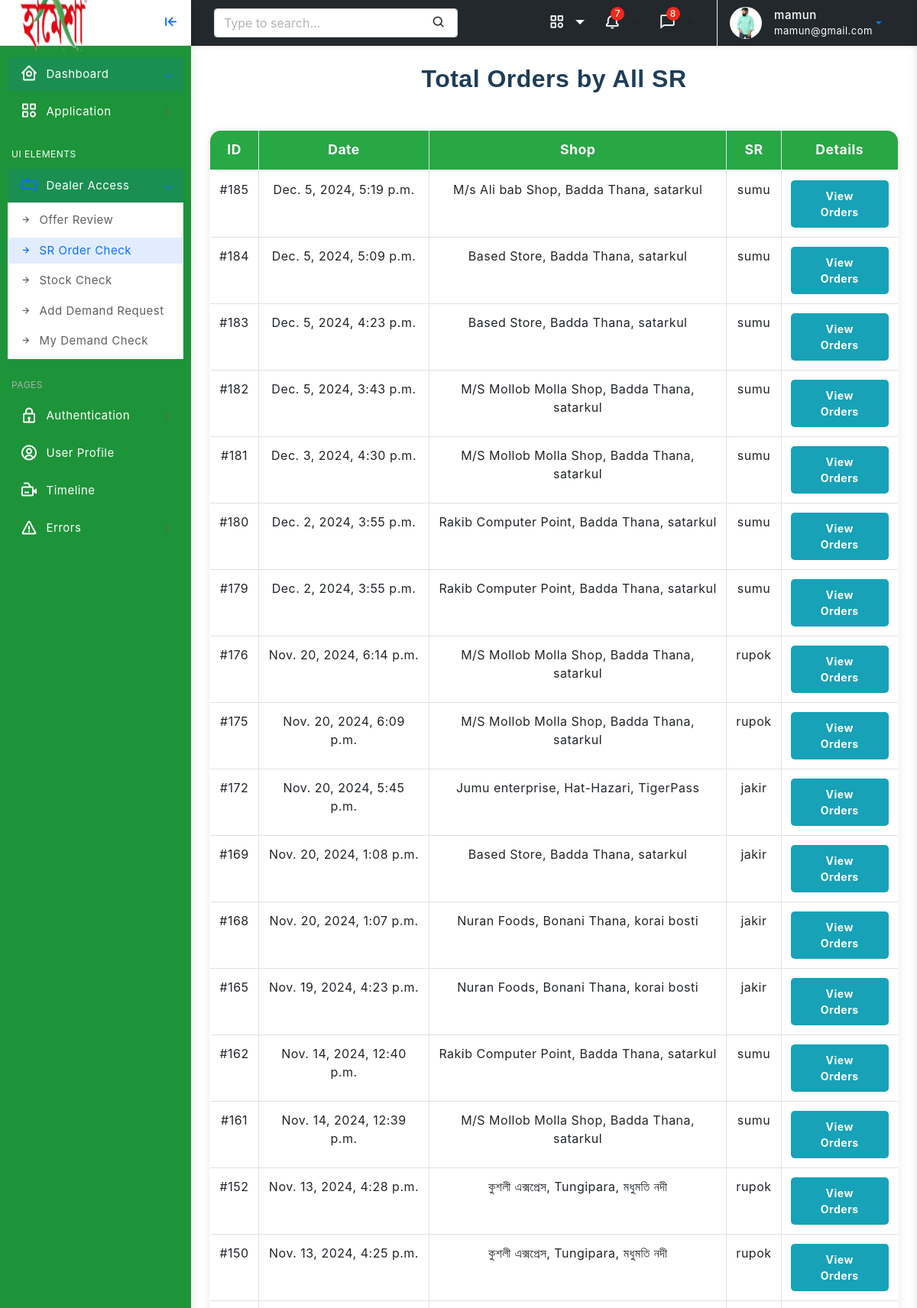
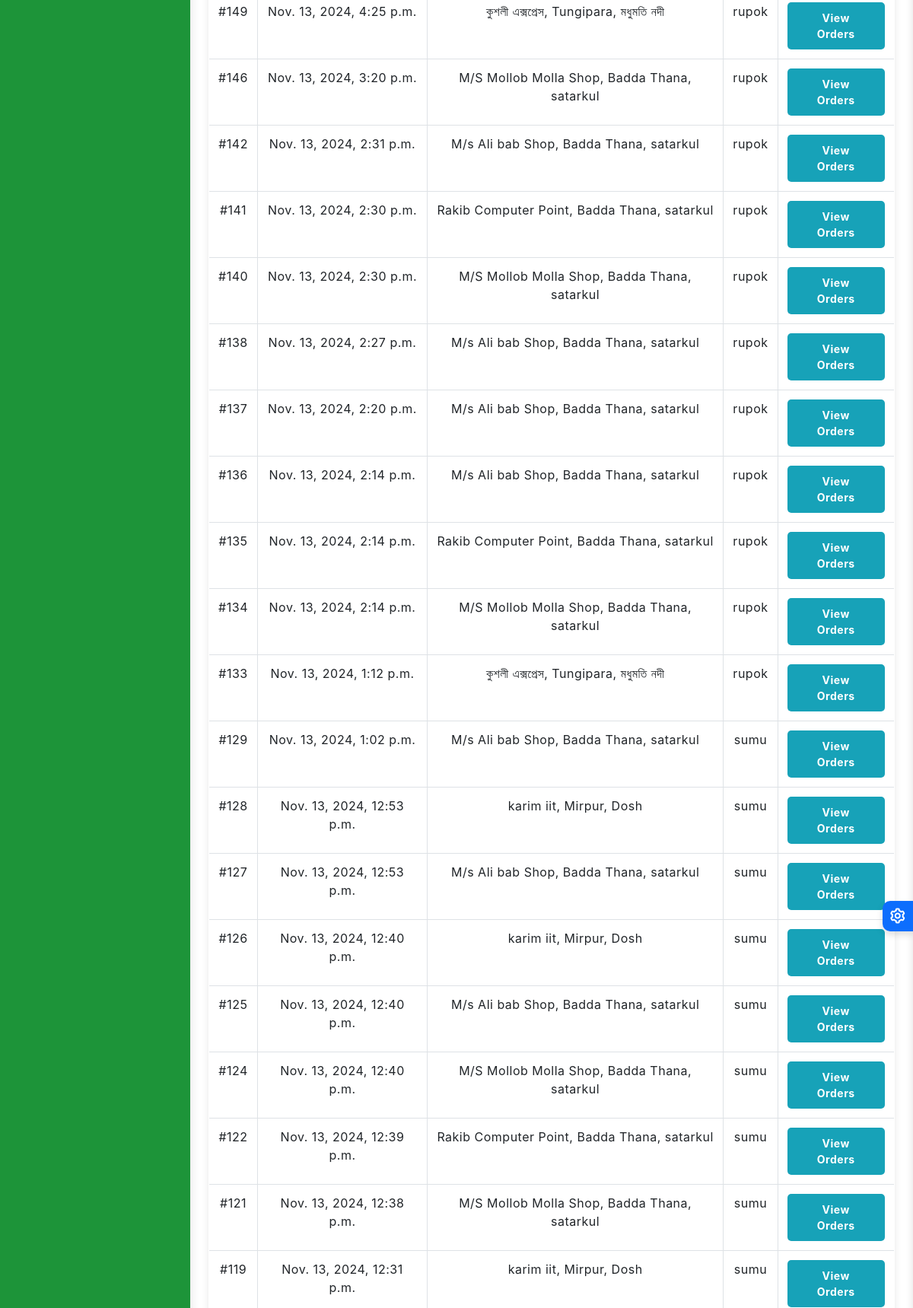
/sr-order/ (signed in, upper part), run on the app's committed database (2 pictures, top to bottom).
### user/models.py (models this page shows, shortened)
class Profile(models.Model):
    customer = models.OneToOneField(User, on_delete=models.CASCADE)
    address = models.CharField(max_length=200)
    phone = models.CharField(max_length=50)
    image = models.ImageField(default='default.png', upload_to='profile_images')
    nid = models.CharField(max_length=20, unique=True, blank=True, null= True)
    title= models.CharField(max_length=40, blank=True, null= True)
    salary = models.DecimalField(max_digits=10, decimal_places=2, blank=True, null= True)
    joining_date = models.DateField(blank=True, null= True)
    HEAD_OFFICE = 'HEAD_OFFICE'
    FACTORY = 'FACTORY'
    OTHERS='OTHERS'
    JOB_LOCATION_CHOICES = [
        (HEAD_OFFICE, 'Head Office'),
        (FACTORY, 'Factory'),
        (OTHERS, 'others'),
    ]
    job_location = models.CharField(max_length=20, choices=JOB_LOCATION_CHOICES, blank=True, null= True)
    zones = models.ManyToManyField(Zone, blank=True, verbose_name="Dealer Zones")
    products = models.ManyToManyField(Product, blank=True, verbose_name="Dealer Products")

### dashboard/models.py (models this page shows, shortened)
class FinalOrder(models.Model):
    customer = models.ForeignKey(User, on_delete=models.CASCADE, verbose_name="Customer", blank= True, null= True)
    shop = models.ForeignKey(Shop, on_delete=models.CASCADE, verbose_name="Shop", blank= True, null= True)
    orders = models.ManyToManyField(Order, verbose_name="Select Orders")
    created_at = models.DateTimeField(auto_now_add=True, verbose_name="Date Created")

class Shop(models.Model):
    shop_name = models.CharField(max_length=200, verbose_name="Shop Name")
    shop_owner = models.CharField(max_length=200, verbose_name="Shop Owner")
    shop_phone = models.CharField(max_length=15, verbose_name="Shop Phone")
    shop_nid = models.CharField(max_length=20, verbose_name="Shop NID")
    shop_email = models.EmailField(max_length=254, verbose_name="Shop Email")
    shop_address = models.TextField(verbose_name="Shop Address")
    zone = models.ForeignKey(Zone, on_delete=models.CASCADE, verbose_name="Shop Zone")

class Zone(models.Model):
    name = models.CharField(max_length=100)
    district = models.CharField(max_length=100)
    thana = models.CharField(max_length=100)
    area = models.CharField(max_length=100)

### dashboard/decorators.py (the view)
        def wrapper(request, *args, **kwargs):
            group = None
            if request.user.groups.exists():
                group = request.user.groups.all()[0].name
            if group in allowed_roles:
                return view_func(request, *args, **kwargs)
            else:
                return HttpResponse('You are not authorized to view this page')

### dashboard/models.py (called while the page is built)
    def discounted_price(self, timestamp):
        active_offer = self.get_active_offer_at(timestamp)  # Get the active offer at the order's creation time
        if active_offer:
            discount = (self.product_tp * active_offer.discount_percentage) / 100
            return self.product_tp - discount
        return self.product_tp

    def discount(self, timestamp):
        active_offer = self.get_active_offer_at(timestamp)  # Get the active offer at the order's creation time
        if active_offer:
            discount = (self.product_tp * active_offer.discount_percentage) / 100
            return discount
        return 0

    def get_active_offer_at(self, timestamp):
        return self.offers.filter(start_date__lte=timestamp, end_date__gte=timestamp).first()

    def net_amount(self):
        if self.name is None:
            return 0
        return self.order_quantity * self.name.product_tp

    def gross_amount(self):
        if self.name is None:
            return 0
        return self.order_quantity * self.name.discounted_price(self.created_at)

    def discount_amount(self):
        if self.name is None:
            return 0
        return self.order_quantity * self.name.discount(self.created_at)

### dashboard/views.py (called while the page is built)
def get_orders_for_dealer_by_product_and_zone(dealer_zones, dealer_products):
    matching_orders = FinalOrder.objects.filter(
        orders__shop__zone__in=dealer_zones ,
        orders__name__in=dealer_products
    ).distinct().order_by('-created_at')
    return matching_orders

### templates/dashboard/dealer_sr_order_view.html (shortened to what this page needs)
{% extends 'partials/base0.html' %}
{% load static %}
{% block content %}
<div class="page-wrapper">
    <div class="page-content">
        <h2 class="text-center mb-5">Total Orders by All SR</h2>
        <table style="border-radius: 15px; border: 1px solid #ddd; overflow: hidden;" class="table table-hover table-bordered">
            <thead style="background-color: #28a745; color: white;">
                <tr>
                    <th scope="col">ID</th>
                    <th scope="col">Date</th>
                    <th scope="col">Shop</th>
                    <th scope="col">SR</th>
                    <th scope="col">Details</th>
                </tr>
            </thead>
            <tbody>
                {% for final_order in final_orders %}
                <tr>
                    <td>#{{ final_order.id }}</td>
                    <td>{{ final_order.created_at }}</td>
                    <td>{{ final_order.shop.shop_name }}, {{ final_order.shop.zone.thana}}, {{ final_order.shop.zone.area}} </td>
                    <td>{{ final_order.customer }}</td>
                    <td>
                        <button type="button" class="btn btn-info btn-sm" data-toggle="collapse" data-target="#orderDetails-{{ final_order.id }}">
                            View Orders
                        </button>
                    </td>
                </tr>
                {% endfor %}
            </tbody>
        </table>
        <link rel="stylesheet" href="https://stackpath.bootstrapcdn.com/bootstrap/4.3.1/css/bootstrap.min.css">
    </div>
</div>
{% endblock %}

### templates/partials/base0.html (shortened to what this page needs)
<!doctype html>
<html lang="en">
{% load static %}
<head>
	<link href="{% static 'assets/plugins/vectormap/jquery-jvectormap-2.0.2.css' %}" rel="stylesheet"/>
	<link href="{% static 'assets/plugins/simplebar/css/simplebar.css' %}" rel="stylesheet" />
	<link href="{% static 'assets/plugins/perfect-scrollbar/css/perfect-scrollbar.css' %}" rel="stylesheet" />
	<link href="{% static 'assets/plugins/metismenu/css/metisMenu.min.css' %}" rel="stylesheet" />
	<link href="{% static 'assets/css/pace.min.css' %}" rel="stylesheet" />
	<link href="{% static 'assets/css/bootstrap.min.css' %}" rel="stylesheet">
	<link href="{% static 'assets/css/app.css' %}" rel="stylesheet">
	<link href="{% static 'assets/css/icons.css' %}" rel="stylesheet">
	<link rel="stylesheet" href="{% static 'assets/css/dark-theme.css' %}" />
	<link rel="stylesheet" href="{% static 'assets/css/semi-dark.css' %}" />
	<link rel="stylesheet" href="{% static 'assets/css/header-colors.css' %}" />
		<link rel="stylesheet" href="https://use.fontawesome.com/releases/v5.15.2/css/all.css"
>
</head>
<body>
	<div class="wrapper">
		<div class="sidebar-wrapper" data-simplebar="true" style="background-color: #1d9439; " >
			<div class="sidebar-header">
				<div>
					<img src="{% static 'assets/images/logo.png' %}" class="logo-icon" alt="logo icon" style="width: 110px; height: 70;">
				</div>
				<div class="toggle-icon ms-auto"><i class='bx bx-arrow-to-left'></i>
				</div>
			</div>
			<ul class="metismenu" id="menu" >
				<li>
					{% if is_dealer %}
					<a href="{% url 'sr-order' %}" class="has-arrow">
						<div style="color: #FFFFFF; "class="parent-icon"><i class='bx bx-home-circle'></i>
						</div>
						<div class="menu-title" style="color: #FFFFFF;">Dashboard</div>
					</a>
                    {% endif %}
				</li>
				<li>
					<a href="javascript:;" class="has-arrow">
						<div  style="color: #FFFFFF; " class="parent-icon"><i class="bx bx-category"></i>
						</div>
						<div class="menu-title" style="color: #FFFFFF;">Application</div>
					</a>
				</li>
				<li class="menu-label" style="color: #FFFFFF;">UI Elements</li>
				{% if is_dealer %}
				<li>
					<a class="has-arrow" href="javascript:;">
						<div class="parent-icon"><i class="bx bx-repeat"></i>
						</div>
						<div class="menu-title" style="color: #FFFFFF;">Dealer Access</div>
					</a>
					<ul>
						<li> <a href="{% url 'active_offer_list' %}"><i class="bx bx-right-arrow-alt"></i>Offer Review</a>
						<li> <a href="{% url 'sr-order' %}"><i class="bx bx-right-arrow-alt"></i>SR Order Check</a></li>
						<li> <a href="{% url 'user_stocks' %}"><i class="bx bx-right-arrow-alt"></i>Stock Check</a></li>
						<li> <a href="{% url 'demand' %}"><i class="bx bx-right-arrow-alt"></i>Add Demand Request </a>
						<li> <a href="{% url 'demand_check' %}"><i class="bx bx-right-arrow-alt"></i>My Demand Check</a>
						</li>
					</ul>
				</li>
				{% endif %}
				<li class="menu-label">Pages</li>
				<li>
					<a class="has-arrow" href="javascript:;">
						<div style="color: #FFFFFF; " class="parent-icon"><i class="bx bx-lock"></i>
						</div>
						<div style="color: #FFFFFF; " class="menu-title">Authentication</div>
					</a>
				</li>
				<li>
					<a href="{% url 'user-profile' %}">
						<div style="color: #FFFFFF; " class="parent-icon"><i class="bx bx-user-circle"></i>
						</div>
						<div class="menu-title" style="color: #FFFFFF;">User Profile</div>
					</a>
				</li>
				<li>
					<a href="#">
						<div style="color: #FFFFFF; " class="parent-icon"> <i class="bx bx-video-recording"></i>
						</div>
						<div class="menu-title" style="color: #FFFFFF;">Timeline</div>
					</a>
				</li>
				<li>
					<a class="has-arrow" href="javascript:;">
						<div style="color: #FFFFFF; "  class="parent-icon"><i class="bx bx-error"></i>
						</div>
						<div class="menu-title" style="color: #FFFFFF;">Errors</div>
					</a>
				</li>
			</ul>
		</div>
		<header>
			<div class="topbar d-flex align-items-center"  style="background-color:#23282c;" >
				<nav class="navbar navbar-expand">
					<div class="search-bar flex-grow-1">
						<div class="position-relative search-bar-box">
							<input type="text" class="form-control search-control" placeholder="Type to search..."> <span class="position-absolute top-50 search-show translate-middle-y"><i class='bx bx-search'></i></span>
						</div>
					</div>
					<div class="top-menu ms-auto">
						<ul class="navbar-nav align-items-center">
							<li class="nav-item dropdown dropdown-large">
								<a style="color: white;" class="nav-link dropdown-toggle dropdown-toggle-nocaret" href="#" role="button" data-bs-toggle="dropdown" aria-expanded="false">	<i class='bx bx-category'></i>
								</a>
							</li>
							<li class="nav-item dropdown dropdown-large">
								<a class="nav-link dropdown-toggle dropdown-toggle-nocaret position-relative" href="#" role="button" data-bs-toggle="dropdown" aria-expanded="false"> <span class="alert-count">7</span>
									<i style="color: white;" class='bx bx-bell'></i>
								</a>
							</li>
							<li class="nav-item dropdown dropdown-large">
								<a class="nav-link dropdown-toggle dropdown-toggle-nocaret position-relative" href="#" role="button" data-bs-toggle="dropdown" aria-expanded="false"> <span class="alert-count">8</span>
									<i style="color: white;" class='bx bx-comment'></i>
								</a>
							</li>
						</ul>
					</div>
					<div class="user-box dropdown">
						<a class="d-flex align-items-center nav-link dropdown-toggle dropdown-toggle-nocaret" href="#" role="button" data-bs-toggle="dropdown" aria-expanded="false">
							<img src="{{ user.profile.image.url }}" class="user-img" alt="user avatar">
							<div class="user-info ps-3">
								<p style="color: white;" class="user-name mb-0">{{ user.username }}</p>
								<p style="color: white;" class="designattion mb-0">{{ user.email }}</p>
							</div>
						</a>
					</div>
				</nav>
			</div>
		</header>
        {% block content %}
        {% endblock %}
	</div>
	<div class="switcher-wrapper">
		<div class="switcher-btn"> <i class='bx bx-cog bx-spin'></i>
		</div>
	</div>
</body>
</html>

### templates/dashboard/dealer_sr_order_view.html (style rules this page uses)
h2 { font-family: 'Arial', sans-serif; font-weight: bold; color: #1e3d58; margin-bottom: 30px; }
table { background-color: #ffffff; box-shadow: 0 2px 10px rgba(0, 0, 0, 0.1); border-radius: 8px; }
th, td { text-align: center; padding: 15px; font-size: 1rem; }
thead th { background-color: #343a40; color: #ffffff; font-weight: bold; font-size: 1.1rem; text-align: center; }
tbody tr { transition: background-color 0.3s ease; }
.btn-info { background-color: #17a2b8; border: none; border-radius: 5px; font-weight: bold; padding: 10px 20px; transition: background-color 0.3s ease; }

### data on the page
FinalOrder: id "185", created_at "Dec. 5, 2024, 5:19 p.m.", shop.shop_name "M/s Ali bab Shop", shop.zone.thana "Badda Thana", shop.zone.area "satarkul", customer "sumu"
FinalOrder: id "184", created_at "Dec. 5, 2024, 5:09 p.m.", shop.shop_name "Based Store", shop.zone.thana "Badda Thana", shop.zone.area "satarkul", customer "sumu"
FinalOrder: id "183", created_at "Dec. 5, 2024, 4:23 p.m.", shop.shop_name "Based Store", shop.zone.thana "Badda Thana", shop.zone.area "satarkul", customer "sumu"
FinalOrder: id "182", created_at "Dec. 5, 2024, 3:43 p.m.", shop.shop_name "M/S Mollob Molla Shop", shop.zone.thana "Badda Thana", shop.zone.area "satarkul", customer "sumu"
FinalOrder: id "181", created_at "Dec. 3, 2024, 4:30 p.m.", shop.shop_name "M/S Mollob Molla Shop", shop.zone.thana "Badda Thana", shop.zone.area "satarkul", customer "sumu"
FinalOrder: id "180", created_at "Dec. 2, 2024, 3:55 p.m.", shop.shop_name "Rakib Computer Point", shop.zone.thana "Badda Thana", shop.zone.area "satarkul", customer "sumu"
FinalOrder: id "179", created_at "Dec. 2, 2024, 3:55 p.m.", shop.shop_name "Rakib Computer Point", shop.zone.thana "Badda Thana", shop.zone.area "satarkul", customer "sumu"
FinalOrder: id "176", created_at "Nov. 20, 2024, 6:14 p.m.", shop.shop_name "M/S Mollob Molla Shop", shop.zone.thana "Badda Thana", shop.zone.area "satarkul", customer "rupok"
FinalOrder: id "175", created_at "Nov. 20, 2024, 6:09 p.m.", shop.shop_name "M/S Mollob Molla Shop", shop.zone.thana "Badda Thana", shop.zone.area "satarkul", customer "rupok"
FinalOrder: id "172", created_at "Nov. 20, 2024, 5:45 p.m.", shop.shop_name "Jumu enterprise", shop.zone.thana "Hat-Hazari", shop.zone.area "TigerPass", customer "jakir"
FinalOrder: id "169", created_at "Nov. 20, 2024, 1:08 p.m.", shop.shop_name "Based Store", shop.zone.thana "Badda Thana", shop.zone.area "satarkul", customer "jakir"
FinalOrder: id "168", created_at "Nov. 20, 2024, 1:07 p.m.", shop.shop_name "Nuran Foods", shop.zone.thana "Bonani Thana", shop.zone.area "korai bosti", customer "jakir"
FinalOrder: id "165", created_at "Nov. 19, 2024, 4:23 p.m.", shop.shop_name "Nuran Foods", shop.zone.thana "Bonani Thana", shop.zone.area "korai bosti", customer "jakir"
FinalOrder: id "162", created_at "Nov. 14, 2024, 12:40 p.m.", shop.shop_name "Rakib Computer Point", shop.zone.thana "Badda Thana", shop.zone.area "satarkul", customer "sumu"
FinalOrder: id "161", created_at "Nov. 14, 2024, 12:39 p.m.", shop.shop_name "M/S Mollob Molla Shop", shop.zone.thana "Badda Thana", shop.zone.area "satarkul", customer "sumu"
FinalOrder: id "152", created_at "Nov. 13, 2024, 4:28 p.m.", shop.shop_name "কুশলী এক্সপ্রেস", shop.zone.thana "Tungipara", shop.zone.area "মধুমতি নদী", customer "rupok"
FinalOrder: id "150", created_at "Nov. 13, 2024, 4:25 p.m.", shop.shop_name "কুশলী এক্সপ্রেস", shop.zone.thana "Tungipara", shop.zone.area "মধুমতি নদী", customer "rupok"
FinalOrder: id "149", created_at "Nov. 13, 2024, 4:25 p.m.", shop.shop_name "কুশলী এক্সপ্রেস", shop.zone.thana "Tungipara", shop.zone.area "মধুমতি নদী", customer "rupok"
FinalOrder: id "146", created_at "Nov. 13, 2024, 3:20 p.m.", shop.shop_name "M/S Mollob Molla Shop", shop.zone.thana "Badda Thana", shop.zone.area "satarkul", customer "rupok"
FinalOrder: id "142", created_at "Nov. 13, 2024, 2:31 p.m.", shop.shop_name "M/s Ali bab Shop", shop.zone.thana "Badda Thana", shop.zone.area "satarkul", customer "rupok"
FinalOrder: id "141", created_at "Nov. 13, 2024, 2:30 p.m.", shop.shop_name "Rakib Computer Point", shop.zone.thana "Badda Thana", shop.zone.area "satarkul", customer "rupok"
FinalOrder: id "140", created_at "Nov. 13, 2024, 2:30 p.m.", shop.shop_name "M/S Mollob Molla Shop", shop.zone.thana "Badda Thana", shop.zone.area "satarkul", customer "rupok"
FinalOrder: id "138", created_at "Nov. 13, 2024, 2:27 p.m.", shop.shop_name "M/s Ali bab Shop", shop.zone.thana "Badda Thana", shop.zone.area "satarkul", customer "rupok"
FinalOrder: id "137", created_at "Nov. 13, 2024, 2:20 p.m.", shop.shop_name "M/s Ali bab Shop", shop.zone.thana "Badda Thana", shop.zone.area "satarkul", customer "rupok"
FinalOrder: id "136", created_at "Nov. 13, 2024, 2:14 p.m.", shop.shop_name "M/s Ali bab Shop", shop.zone.thana "Badda Thana", shop.zone.area "satarkul", customer "rupok"
FinalOrder: id "135", created_at "Nov. 13, 2024, 2:14 p.m.", shop.shop_name "Rakib Computer Point", shop.zone.thana "Badda Thana", shop.zone.area "satarkul", customer "rupok"
FinalOrder: id "134", created_at "Nov. 13, 2024, 2:14 p.m.", shop.shop_name "M/S Mollob Molla Shop", shop.zone.thana "Badda Thana", shop.zone.area "satarkul", customer "rupok"
FinalOrder: id "133", created_at "Nov. 13, 2024, 1:12 p.m.", shop.shop_name "কুশলী এক্সপ্রেস", shop.zone.thana "Tungipara", shop.zone.area "মধুমতি নদী", customer "rupok"
FinalOrder: id "129", created_at "Nov. 13, 2024, 1:02 p.m.", shop.shop_name "M/s Ali bab Shop", shop.zone.thana "Badda Thana", shop.zone.area "satarkul", customer "sumu"
FinalOrder: id "128", created_at "Nov. 13, 2024, 12:53 p.m.", shop.shop_name "karim iit", shop.zone.thana "Mirpur", shop.zone.area "Dosh", customer "sumu"
FinalOrder: id "127", created_at "Nov. 13, 2024, 12:53 p.m.", shop.shop_name "M/s Ali bab Shop", shop.zone.thana "Badda Thana", shop.zone.area "satarkul", customer "sumu"
FinalOrder: id "126", created_at "Nov. 13, 2024, 12:40 p.m.", shop.shop_name "karim iit", shop.zone.thana "Mirpur", shop.zone.area "Dosh", customer "sumu"

### other printed values
{{ user.username }} "mamun"
{{ user.email }} "mamun@gmail.com"
